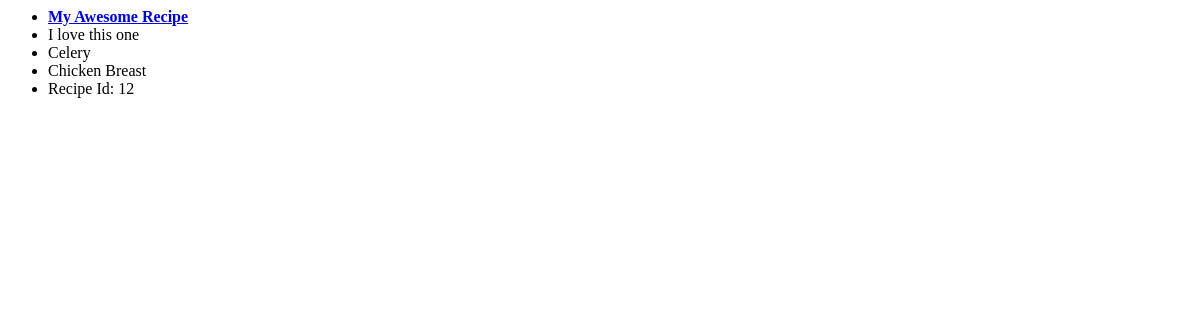
The page /mealplanner/ on the database as committed earlier.
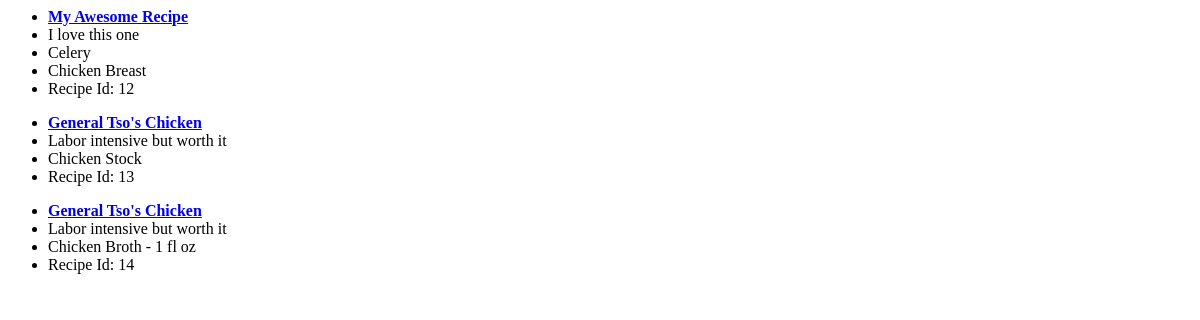
The same page on the database as committed later.
### mealplanner/models.py (models this page shows, shortened)
class Recipe(models.Model):
    name = models.CharField(max_length=100)
    created = models.DateTimeField(auto_now_add = True)
    text = models.CharField(max_length=500)
    ingredients = models.ManyToManyField(Ingredient)

class Ingredient(models.Model):
    name = models.CharField(max_length=35)
    unit = models.ManyToManyField(Unit)
    def __str__(self):
        return self.name
    class Meta:
        ordering = ['name']

class Unit(models.Model):
    CUP = 'CP'
    TABLESPOON = 'TB'
    TEASPOON = 'TS'
    POUND = 'LB'
    OUNCE = 'OZ'
    FLOUNCE = 'FO'
    NONE = 'NA'
    UNIT_OF_MEASURE_CHOICES = (
        (CUP, 'Cup'),
        (TABLESPOON, 'tbs'),
        (TEASPOON, 'tsp'),
        (POUND, 'lb'),
        (OUNCE, 'oz'),
        (FLOUNCE, 'fl oz'),
        (NONE, 'none'),
    )
    quantity = DecimalFractionField(max_digits=4,
                                    decimal_places=2,
                                    limit_denominator=8,
                                    coerce_thirds=True)
    unitOfMeasure = models.CharField(
        max_length=2,
        choices=UNIT_OF_MEASURE_CHOICES,
        default=CUP,
    )

### mealplanner/views.py (the view)
class RecipeIndex(View):
    def get(self, request, *args, **kwargs):
        q = Recipe.objects.all()
        template_name = 'mealplanner/recipe_index.html'
        return render(request, template_name, {'object_list': q})

### mealplanner/templates/mealplanner/recipe_index.html
<ul>
    {% for recipe in object_list %}
        <p>
        <li><a href="{% url 'mealplanner:recipe-detail' recipe.pk %}"><strong>{{ recipe.name }}</strong></a></li>
        <li>{{ recipe.text }}</li>
        {% for ingredient in recipe.ingredients.all %}
        <li>{{ ingredient }}
            {% for unit in ingredient.unit.all %}
            - {{ unit.quantity }} {{ unit.get_unitOfMeasure_display }}</li>
        {% endfor %}
        {% endfor %}
        <li>Recipe Id: {{ recipe.id }}</li>
    </p>
    {% endfor %}
</ul>

Rows that differ between the two databases and show on the page:
added Recipe: name "General Tso's Chicken", text "Labor intensive but worth it", id "13"
added Ingredient: name "Chicken Stock", shown under "General Tso's Chicken"
added Recipe: name "General Tso's Chicken", text "Labor intensive but worth it", id "14"
added Ingredient: name "Chicken Broth", shown under "General Tso's Chicken"
added Unit: quantity "1", unitOfMeasure "fl oz"
